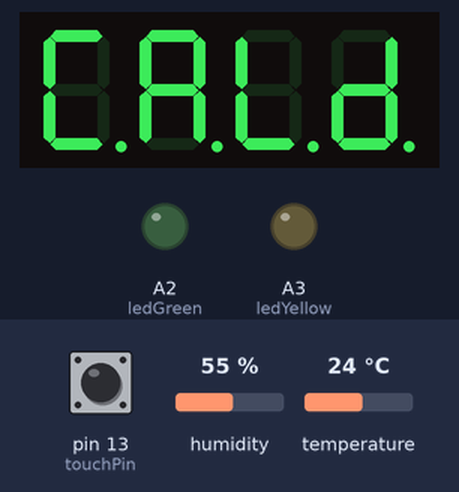
The sketch below on a simulated Arduino Uno, built with avr-gcc and run on an emulated ATmega328P. Shown: 4-digit seven-segment display, output pins drawn as LEDs (lit = HIGH). Wiring (inferred from the names in the program): 4-digit 7-segment display, segments lit when HIGH: segments pin 2, pin 3, pin 4, pin 5, pin 12, pin 7, pin 8, A1; digit selects pin 6, pin 11, pin 10, pin 9. The test bench sets the inputs (shaded band); at power-on: pin 13 (touchPin) LOW, temperature 24 °C, humidity 55 %. The segment pins are drawn as the display they are named for; pins used as bus, display or sensor lines are not drawn.

Above: at 1.2 s.
1.3 s: pin 13 (touchPin) pulled HIGH for 0.15 s
At 1.8 s:
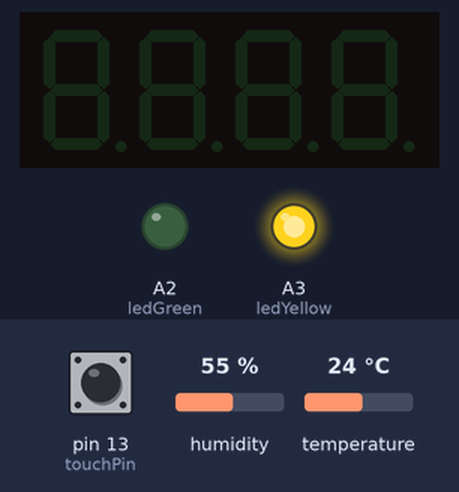
8.9 s: temperature set to 19 °C
At 12.3 s:
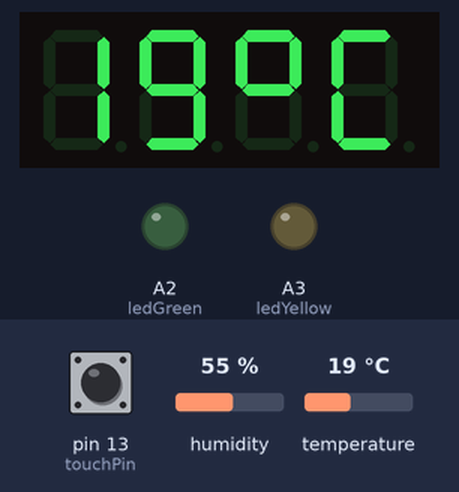
18.8 s: humidity set to 88 %
At 20.4 s:
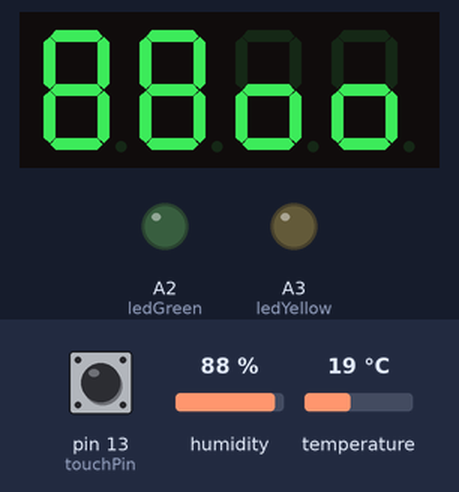
24.8 s: pin 13 (touchPin) pulled HIGH for 3.2 s
At 38.1 s:
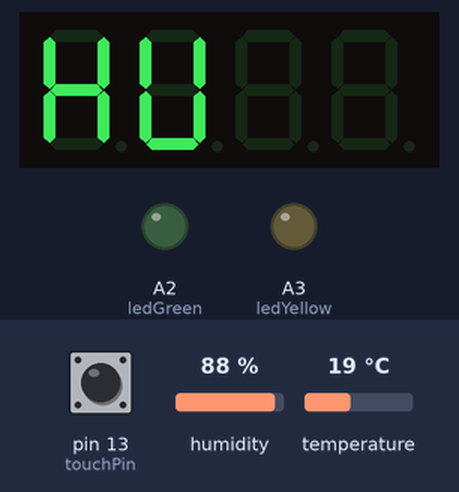
Timing chart, 0 to 39.6 s (numbered marks = the images above; inputs shaded):
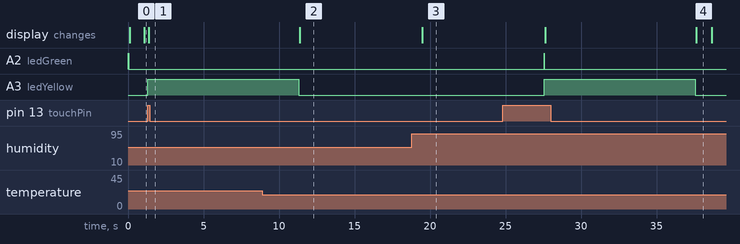

Measured:
- after the input at 1.3 s, A3 (ledYellow): LOW → HIGH at once; the display: changes after 0.08 s (image 1)
- after the input at 8.9 s, the display: changes after 2.5 s (image 2)
- after the input at 18.8 s, the display: changes after 0.68 s (image 3)
- after the input at 24.8 s, A3 (ledYellow): LOW → HIGH after 2.8 s, → LOW 10.0 s later; the display: first changes after 2.8 s (image 4 shows a later state)

The sketch:

temp_hum_basic_cathode.ino
```cpp
#include "DHT.h"
#define DHT11_PIN A0
#define DHTTYPE DHT11
DHT dht(DHT11_PIN, DHTTYPE);

const int ledGreen = A2;
const int ledYellow = A3;
const int ledPin = A1;
int ledState = LOW;
unsigned long previousMillis = 0;
const long interval = 1000;

const int touchPin = 13;

int a = 2;
int b = 3;
int c = 4;
int d = 5;
int e = 12;
int f = 7;
int g = 8;

int GND1 = 6;
int GND2 = 11;
int GND3 = 10;
int GND4 = 9;

int dig1 = 0;
int dig2 = 0;
int dig3 = 0;
int dig4 = 0;

int Temp;
int Humi;

void setup()
{
  dht.begin();
  pinMode(a, OUTPUT);
  pinMode(b, OUTPUT);
  pinMode(c, OUTPUT);
  pinMode(d, OUTPUT);
  pinMode(e, OUTPUT);
  pinMode(f, OUTPUT);
  pinMode(g, OUTPUT);

  pinMode(GND1, OUTPUT);
  pinMode(GND2, OUTPUT);
  pinMode(GND3, OUTPUT);
  pinMode(GND4, OUTPUT);

  pinMode(ledPin, OUTPUT);
  pinMode(ledGreen, OUTPUT);
  pinMode(ledYellow, OUTPUT);

  pinMode(touchPin, INPUT);
}

void loop()
{
  Temp = dht.readTemperature();
  Humi = dht.readHumidity();

  digitalWrite(ledGreen, HIGH);

  while (Temp >= 24) {
    Cald();

    digitalWrite(ledGreen, LOW);
    //led
    unsigned long currentMillis = millis();
    if (currentMillis - previousMillis >= interval) {
      previousMillis = currentMillis;
      if (ledState == LOW) {
        ledState = HIGH;
      } else {
        ledState = LOW;
      }
      digitalWrite(ledPin, ledState);
    }

    //touch sensor
    if (digitalRead(touchPin) == HIGH) {
      Pause();
    }
    digitalWrite(ledYellow, LOW);
    Temp = dht.readTemperature();
  }

  ledState = LOW;

  while (Humi >= 80) {
    Humid();

    digitalWrite(ledGreen, LOW);
    //led
    unsigned long currentMillis = millis();
    if (currentMillis - previousMillis >= interval) {
      previousMillis = currentMillis;
      if (ledState == LOW) {
        ledState = HIGH;
      } else {
        ledState = LOW;
      }
      digitalWrite(ledPin, ledState);
    }

    //touch sensor
    if (digitalRead(touchPin) == HIGH) {
      Pause();
    }
    digitalWrite(ledYellow, LOW);
    Humi = dht.readHumidity();
  }
  ledState = LOW;

  Temp = dht.readTemperature();
  for (int i = 1; i <= 500; i++) {
    dig1 = Temp / 10;
    dig2 = Temp - (dig1 * 10);
    dig3 = 10;
    dig4 = 11;

    digitalWrite( GND4, LOW);    //digit 4
    DisplayNumber(dig4);
    delay(4);
    digitalWrite( GND4, HIGH);

    digitalWrite( GND3, LOW);    //digit 3
    DisplayNumber(dig3);
    delay(4);
    digitalWrite( GND3, HIGH);

    digitalWrite( GND2, LOW);   //digit 2
    DisplayNumber(dig2);
    delay(4);
    digitalWrite( GND2, HIGH);

    digitalWrite( GND1, LOW);   //digit 1
    DisplayNumber(dig1);
    delay(4);
    digitalWrite( GND1, HIGH);
  }

  Humi = dht.readHumidity();
  for (int i = 1; i <= 500; i++) {
    dig1 = Humi / 10;
    dig2 = Humi - (dig1 * 10);
    dig3 =  12;
    dig4 = 12;

    digitalWrite( GND4, LOW);    //digit 4
    DisplayNumber(dig4);
    delay(4);
    digitalWrite( GND4, HIGH);

    digitalWrite( GND3, LOW);    //digit 3
    DisplayNumber(dig3);
    delay(4);
    digitalWrite( GND3, HIGH);

    digitalWrite( GND2, LOW);   //digit 2
    DisplayNumber(dig2);
    delay(4);
    digitalWrite( GND2, HIGH);

    digitalWrite( GND1, LOW);   //digit 1
    DisplayNumber(dig1);
    delay(4);
    digitalWrite( GND1, HIGH);
  }
}

void Cald() {
  dig1 = 11;
  dig2 = 13;
  dig3 = 14;
  dig4 = 15;

  digitalWrite( GND4, LOW);    //digit 4
  DisplayNumber(dig4);
  delay(4);
  digitalWrite( GND4, HIGH);

  digitalWrite( GND3, LOW);    //digit 3
  DisplayNumber(dig3);
  delay(4);
  digitalWrite( GND3, HIGH);

  digitalWrite( GND2, LOW);   //digit 2
  DisplayNumber(dig2);
  delay(4);
  digitalWrite( GND2, HIGH);

  digitalWrite( GND1, LOW);   //digit 1
  DisplayNumber(dig1);
  delay(4);
  digitalWrite( GND1, HIGH);
}

void Humid() {
  dig1 = 16;
  dig2 = 17;

  digitalWrite( GND2, LOW);   //digit 2
  DisplayNumber(dig2);
  delay(4);
  digitalWrite( GND2, HIGH);

  digitalWrite( GND1, LOW);   //digit 1
  DisplayNumber(dig1);
  delay(4);
  digitalWrite( GND1, HIGH);
}

void Pause() {
  digitalWrite(ledYellow, HIGH);
  digitalWrite(ledPin, LOW);
  delay(10000);
}

void DisplayNumber(int x) {
  switch (x) {
    case 0: zero(); break;
    case 1: one(); break;
    case 2: two(); break;
    case 3: three(); break;
    case 4: four(); break;
    case 5: five(); break;
    case 6: six(); break;
    case 7: seven(); break;
    case 8: eight(); break;
    case 9: nine(); break;
    case 10: o(); break;
    case 11: C(); break;
    case 12: oo(); break;
    case 13: A(); break;
    case 14: L(); break;
    case 15: dd(); break;
    case 16: hh(); break;
    case 17: uu(); break;
  }
}

void zero()
{
  digitalWrite( a, HIGH);
  digitalWrite( b, HIGH);
  digitalWrite( c, HIGH);
  digitalWrite( d, HIGH);
  digitalWrite( e, HIGH);
  digitalWrite( f, HIGH);
  digitalWrite( g, LOW);
}

void one()
{
  digitalWrite( a, LOW);
  digitalWrite( b, HIGH);
  digitalWrite( c, HIGH);
  digitalWrite( d, LOW);
  digitalWrite( e, LOW);
  digitalWrite( f, LOW);
  digitalWrite( g, LOW);
}

void two()
{
  digitalWrite( a, HIGH);
  digitalWrite( b, HIGH);
  digitalWrite( c, LOW);
  digitalWrite( d, HIGH);
  digitalWrite( e, HIGH);
  digitalWrite( f, LOW);
  digitalWrite( g, HIGH);
}

void three()
{
  digitalWrite( a, HIGH);
  digitalWrite( b, HIGH);
  digitalWrite( c, HIGH);
  digitalWrite( d, HIGH);
  digitalWrite( e, LOW);
  digitalWrite( f, LOW);
  digitalWrite( g, HIGH);
}

void four()
{
  digitalWrite( a, LOW);
  digitalWrite( b, HIGH);
  digitalWrite( c, HIGH);
  digitalWrite( d, LOW);
  digitalWrite( e, LOW);
  digitalWrite( f, HIGH);
  digitalWrite( g, HIGH);
}

void five()
{
  digitalWrite( a, HIGH);
  digitalWrite( b, LOW);
  digitalWrite( c, HIGH);
  digitalWrite( d, HIGH);
  digitalWrite( e, LOW);
  digitalWrite( f, HIGH);
  digitalWrite( g, HIGH);
}

void six()
{
  digitalWrite( a, HIGH);
  digitalWrite( b, LOW);
  digitalWrite( c, HIGH);
  digitalWrite( d, HIGH);
  digitalWrite( e, HIGH);
  digitalWrite( f, HIGH);
  digitalWrite( g, HIGH);
}

void seven()
{
  digitalWrite( a, HIGH);
  digitalWrite( b, HIGH);
  digitalWrite( c, HIGH);
  digitalWrite( d, LOW);
  digitalWrite( e, LOW);
  digitalWrite( f, LOW);
  digitalWrite( g, LOW);
}

void eight()
{
  digitalWrite( a, HIGH);
  digitalWrite( b, HIGH);
  digitalWrite( c, HIGH);
  digitalWrite( d, HIGH);
  digitalWrite( e, HIGH);
  digitalWrite( f, HIGH);
  digitalWrite( g, HIGH);
}

void nine()
{
  digitalWrite( a, HIGH);
  digitalWrite( b, HIGH);
  digitalWrite( c, HIGH);
  digitalWrite( d, HIGH);
  digitalWrite( e, LOW);
  digitalWrite( f, HIGH);
  digitalWrite( g, HIGH);
}
void o()
{
  digitalWrite( a, HIGH);
  digitalWrite( b, HIGH);
  digitalWrite( c, LOW);
  digitalWrite( d, LOW);
  digitalWrite( e, LOW);
  digitalWrite( f, HIGH);
  digitalWrite( g, HIGH);
}

void C()
{
  digitalWrite( a, HIGH);
  digitalWrite( b, LOW);
  digitalWrite( c, LOW);
  digitalWrite( d, HIGH);
  digitalWrite( e, HIGH);
  digitalWrite( f, HIGH);
  digitalWrite( g, LOW);
}

void oo()
{
  digitalWrite( a, LOW);
  digitalWrite( b, LOW);
  digitalWrite( c, HIGH);
  digitalWrite( d, HIGH);
  digitalWrite( e, HIGH);
  digitalWrite( f, LOW);
  digitalWrite( g, HIGH);
}

void A()
{
  digitalWrite( a, HIGH);
  digitalWrite( b, HIGH);
  digitalWrite( c, HIGH);
  digitalWrite( d, LOW);
  digitalWrite( e, HIGH);
  digitalWrite( f, HIGH);
  digitalWrite( g, HIGH);
}
void L()
{
  digitalWrite( a, LOW);
  digitalWrite( b, LOW);
  digitalWrite( c, LOW);
  digitalWrite( d, HIGH);
  digitalWrite( e, HIGH);
  digitalWrite( f, HIGH);
  digitalWrite( g, LOW);
}

void dd()
{
  digitalWrite( a, LOW);
  digitalWrite( b, HIGH);
  digitalWrite( c, HIGH);
  digitalWrite( d, HIGH);
  digitalWrite( e, HIGH);
  digitalWrite( f, LOW);
  digitalWrite( g, HIGH);
}

void hh()
{
  digitalWrite( a, LOW);
  digitalWrite( b, HIGH);
  digitalWrite( c, HIGH);
  digitalWrite( d, LOW);
  digitalWrite( e, HIGH);
  digitalWrite( f, HIGH);
  digitalWrite( g, HIGH);
}

void uu()
{
  digitalWrite( a, LOW);
  digitalWrite( b, HIGH);
  digitalWrite( c, HIGH);
  digitalWrite( d, HIGH);
  digitalWrite( e, HIGH);
  digitalWrite( f, HIGH);
  digitalWrite( g, LOW);
}
```
